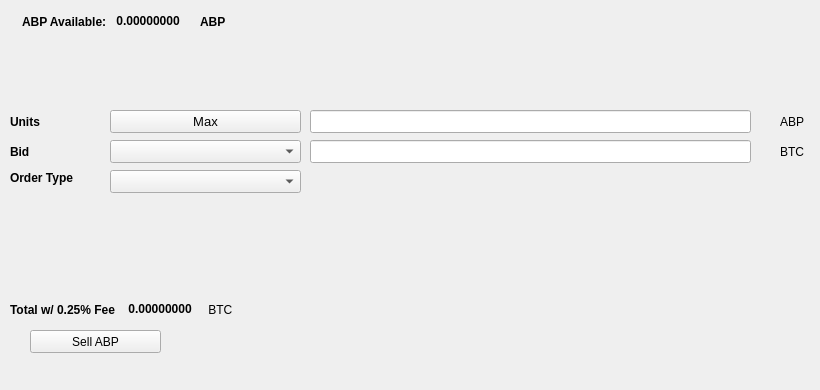
   <widget class="QWidget" name="SellTab">
    <attribute name="title">
     <string>Sell</string>
    </attribute>
    <widget class="QLabel" name="label_16">
     <property name="geometry">
      <rect>
       <x>780</x>
       <y>140</y>
       <width>31</width>
       <height>23</height>
      </rect>
     </property>
     <property name="text">
      <string>BTC</string>
     </property>
    </widget>
    <widget class="QComboBox" name="SellBidcomboBox">
     <property name="geometry">
      <rect>
       <x>110</x>
       <y>140</y>
       <width>191</width>
       <height>23</height>
      </rect>
     </property>
     <property name="font">
      <font>
       <pointsize>10</pointsize>
      </font>
     </property>
    </widget>
    <widget class="QLabel" name="label_18">
     <property name="geometry">
      <rect>
       <x>10</x>
       <y>110</y>
       <width>46</width>
       <height>23</height>
      </rect>
     </property>
     <property name="font">
      <font>
       <weight>75</weight>
       <bold>true</bold>
      </font>
     </property>
     <property name="text">
      <string>Units</string>
     </property>
    </widget>
    <widget class="QPushButton" name="Sell_Max_Amount">
     <property name="geometry">
      <rect>
       <x>110</x>
       <y>110</y>
       <width>191</width>
       <height>23</height>
      </rect>
     </property>
     <property name="font">
      <font>
       <pointsize>10</pointsize>
      </font>
     </property>
     <property name="text">
      <string>Max</string>
     </property>
    </widget>
    <widget class="QLabel" name="label_20">
     <property name="geometry">
      <rect>
       <x>10</x>
       <y>170</y>
       <width>91</width>
       <height>16</height>
      </rect>
     </property>
     <property name="font">
      <font>
       <weight>75</weight>
       <bold>true</bold>
      </font>
     </property>
     <property name="text">
      <string>Order Type</string>
     </property>
    </widget>
    <widget class="QComboBox" name="SellOrdertypeCombo">
     <property name="geometry">
      <rect>
       <x>110</x>
       <y>170</y>
       <width>191</width>
       <height>23</height>
      </rect>
     </property>
     <property name="font">
      <font>
       <pointsize>10</pointsize>
      </font>
     </property>
    </widget>
    <widget class="QLabel" name="label_21">
     <property name="geometry">
      <rect>
       <x>10</x>
       <y>140</y>
       <width>46</width>
       <height>23</height>
      </rect>
     </property>
     <property name="font">
      <font>
       <weight>75</weight>
       <bold>true</bold>
      </font>
     </property>
     <property name="text">
      <string>Bid</string>
     </property>
    </widget>
    <widget class="QLabel" name="label_22">
     <property name="geometry">
      <rect>
       <x>780</x>
       <y>110</y>
       <width>31</width>
       <height>23</height>
      </rect>
     </property>
     <property name="text">
      <string>ABP</string>
     </property>
    </widget>
    <widget class="QLineEdit" name="UnitsInputABP">
     <property name="geometry">
      <rect>
       <x>310</x>
       <y>110</y>
       <width>441</width>
       <height>23</height>
      </rect>
     </property>
     <property name="font">
      <font>
       <pointsize>9</pointsize>
       <weight>75</weight>
       <bold>true</bold>
      </font>
     </property>
    </widget>
    <widget class="QLineEdit" name="SellBidPriceEdit">
     <property name="geometry">
      <rect>
       <x>310</x>
       <y>140</y>
       <width>441</width>
       <height>23</height>
      </rect>
     </property>
     <property name="font">
      <font>
       <pointsize>9</pointsize>
       <weight>75</weight>
       <bold>true</bold>
      </font>
     </property>
    </widget>
    <widget class="QPushButton" name="SellABPBTN">
     <property name="geometry">
      <rect>
       <x>30</x>
       <y>330</y>
       <width>131</width>
       <height>23</height>
      </rect>
     </property>
     <property name="text">
      <string>Sell ABP</string>
     </property>
     <property name="icon">
      <iconset resource="../abp">
       <normaloff>:/icons/bitcoin</normaloff>:/icons/bitcoin</iconset>
     </property>
    </widget>
    <widget class="QWidget" name="layoutWidget3">
     <property name="geometry">
      <rect>
       <x>22</x>
       <y>12</y>
       <width>258</width>
       <height>19</height>
      </rect>
     </property>
     <layout class="QHBoxLayout" name="horizontalLayout">
      <item>
       <widget class="QLabel" name="label232_2">
        <property name="font">
         <font>
          <weight>75</weight>
          <bold>true</bold>
         </font>
        </property>
        <property name="text">
         <string>ABP Available:</string>
        </property>
       </widget>
      </item>
      <item>
       <widget class="QLabel" name="ABPAvailableLabel">
        <property name="palette">
         <palette>
          <active>
           <colorrole role="WindowText">
            <brush brushstyle="SolidPattern">
             <color alpha="255">
              <red>0</red>
              <green>0</green>
              <blue>0</blue>
             </color>
            </brush>
           </colorrole>
           <colorrole role="Button">
            <brush brushstyle="SolidPattern">
             <color alpha="255">
              <red>0</red>
              <green>170</green>
              <blue>0</blue>
             </color>
            </brush>
           </colorrole>
           <colorrole role="Light">
            <brush brushstyle="SolidPattern">
             <color alpha="255">
              <red>0</red>
              <green>255</green>
              <blue>0</blue>
             </color>
            </brush>
           </colorrole>
           <colorrole role="Midlight">
            <brush brushstyle="SolidPattern">
             <color alpha="255">
              <red>0</red>
              <green>212</green>
              <blue>0</blue>
             </color>
            </brush>
           </colorrole>
           <colorrole role="Dark">
            <brush brushstyle="SolidPattern">
             <color alpha="255">
              <red>0</red>
              <green>85</green>
              <blue>0</blue>
             </color>
            </brush>
           </colorrole>
           <colorrole role="Mid">
            <brush brushstyle="SolidPattern">
             <color alpha="255">
              <red>0</red>
              <green>113</green>
              <blue>0</blue>
             </color>
            </brush>
           </colorrole>
           <colorrole role="Text">
            <brush brushstyle="SolidPattern">
             <color alpha="255">
              <red>0</red>
              <green>170</green>
              <blue>0</blue>
             </color>
            </brush>
           </colorrole>
           <colorrole role="BrightText">
            <brush brushstyle="SolidPattern">
             <color alpha="255">
              <red>255</red>
              <green>255</green>
              <blue>255</blue>
             </color>
            </brush>
           </colorrole>
           <colorrole role="ButtonText">
            <brush brushstyle="SolidPattern">
             <color alpha="255">
              <red>0</red>
              <green>0</green>
              <blue>0</blue>
             </color>
            </brush>
           </colorrole>
           <colorrole role="Base">
            <brush brushstyle="SolidPattern">
             <color alpha="255">
              <red>255</red>
              <green>255</green>
              <blue>255</blue>
             </color>
            </brush>
           </colorrole>
           <colorrole role="Window">
            <brush brushstyle="SolidPattern">
             <color alpha="255">
              <red>0</red>
              <green>170</green>
              <blue>0</blue>
             </color>
            </brush>
           </colorrole>
           <colorrole role="Shadow">
            <brush brushstyle="SolidPattern">
             <color alpha="255">
              <red>0</red>
              <green>0</green>
              <blue>0</blue>
             </color>
            </brush>
           </colorrole>
           <colorrole role="AlternateBase">
            <brush brushstyle="SolidPattern">
             <color alpha="255">
              <red>127</red>
              <green>212</green>
              <blue>127</blue>
             </color>
            </brush>
           </colorrole>
           <colorrole role="ToolTipBase">
            <brush brushstyle="SolidPattern">
             <color alpha="255">
              <red>255</red>
              <green>255</green>
              <blue>220</blue>
             </color>
            </brush>
           </colorrole>
           <colorrole role="ToolTipText">
            <brush brushstyle="SolidPattern">
             <color alpha="255">
              <red>0</red>
              <green>0</green>
              <blue>0</blue>
             </color>
            </brush>
           </colorrole>
          </active>
          <inactive>
           <colorrole role="WindowText">
            <brush brushstyle="SolidPattern">
             <color alpha="255">
              <red>0</red>
              <green>0</green>
              <blue>0</blue>
             </color>
            </brush>
           </colorrole>
           <colorrole role="Button">
            <brush brushstyle="SolidPattern">
             <color alpha="255">
              <red>0</red>
              <green>170</green>
              <blue>0</blue>
             </color>
            </brush>
           </colorrole>
           <colorrole role="Light">
            <brush brushstyle="SolidPattern">
             <color alpha="255">
              <red>0</red>
              <green>255</green>
              <blue>0</blue>
             </color>
            </brush>
           </colorrole>
           <colorrole role="Midlight">
            <brush brushstyle="SolidPattern">
             <color alpha="255">
              <red>0</red>
              <green>212</green>
              <blue>0</blue>
             </color>
            </brush>
           </colorrole>
           <colorrole role="Dark">
            <brush brushstyle="SolidPattern">
             <color alpha="255">
              <red>0</red>
              <green>85</green>
              <blue>0</blue>
             </color>
            </brush>
           </colorrole>
           <colorrole role="Mid">
            <brush brushstyle="SolidPattern">
             <color alpha="255">
              <red>0</red>
              <green>113</green>
              <blue>0</blue>
             </color>
            </brush>
           </colorrole>
           <colorrole role="Text">
            <brush brushstyle="SolidPattern">
             <color alpha="255">
              <red>0</red>
              <green>170</green>
              <blue>0</blue>
             </color>
            </brush>
           </colorrole>
           <colorrole role="BrightText">
            <brush brushstyle="SolidPattern">
             <color alpha="255">
              <red>255</red>
              <green>255</green>
              <blue>255</blue>
             </color>
            </brush>
           </colorrole>
           <colorrole role="ButtonText">
            <brush brushstyle="SolidPattern">
             <color alpha="255">
              <red>0</red>
              <green>0</green>
              <blue>0</blue>
             </color>
            </brush>
           </colorrole>
           <colorrole role="Base">
            <brush brushstyle="SolidPattern">
             <color alpha="255">
              <red>255</red>
              <green>255</green>
              <blue>255</blue>
             </color>
            </brush>
           </colorrole>
           <colorrole role="Window">
            <brush brushstyle="SolidPattern">
             <color alpha="255">
              <red>0</red>
              <green>170</green>
              <blue>0</blue>
             </color>
            </brush>
           </colorrole>
           <colorrole role="Shadow">
            <brush brushstyle="SolidPattern">
             <color alpha="255">
              <red>0</red>
              <green>0</green>
              <blue>0</blue>
             </color>
            </brush>
           </colorrole>
           <colorrole role="AlternateBase">
            <brush brushstyle="SolidPattern">
             <color alpha="255">
              <red>127</red>
              <green>212</green>
              <blue>127</blue>
             </color>
            </brush>
           </colorrole>
           <colorrole role="ToolTipBase">
            <brush brushstyle="SolidPattern">
             <color alpha="255">
              <red>255</red>
              <green>255</green>
              <blue>220</blue>
             </color>
            </brush>
           </colorrole>
           <colorrole role="ToolTipText">
            <brush brushstyle="SolidPattern">
             <color alpha="255">
              <red>0</red>
              <green>0</green>
              <blue>0</blue>
             </color>
            </brush>
           </colorrole>
          </inactive>
          <disabled>
           <colorrole role="WindowText">
            <brush brushstyle="SolidPattern">
             <color alpha="255">
              <red>0</red>
              <green>85</green>
              <blue>0</blue>
             </color>
            </brush>
           </colorrole>
           <colorrole role="Button">
            <brush brushstyle="SolidPattern">
             <color alpha="255">
              <red>0</red>
              <green>170</green>
              <blue>0</blue>
             </color>
            </brush>
           </colorrole>
           <colorrole role="Light">
            <brush brushstyle="SolidPattern">
             <color alpha="255">
              <red>0</red>
              <green>255</green>
              <blue>0</blue>
             </color>
            </brush>
           </colorrole>
           <colorrole role="Midlight">
            <brush brushstyle="SolidPattern">
             <color alpha="255">
              <red>0</red>
              <green>212</green>
              <blue>0</blue>
             </color>
            </brush>
           </colorrole>
           <colorrole role="Dark">
            <brush brushstyle="SolidPattern">
             <color alpha="255">
              <red>0</red>
              <green>85</green>
              <blue>0</blue>
             </color>
            </brush>
           </colorrole>
           <colorrole role="Mid">
            <brush brushstyle="SolidPattern">
             <color alpha="255">
              <red>0</red>
              <green>113</green>
              <blue>0</blue>
             </color>
            </brush>
           </colorrole>
           <colorrole role="Text">
            <brush brushstyle="SolidPattern">
             <color alpha="255">
              <red>0</red>
              <green>85</green>
              <blue>0</blue>
             </color>
            </brush>
           </colorrole>
           <colorrole role="BrightText">
            <brush brushstyle="SolidPattern">
             <color alpha="255">
              <red>255</red>
              <green>255</green>
              <blue>255</blue>
             </color>
            </brush>
           </colorrole>
           <colorrole role="ButtonText">
            <brush brushstyle="SolidPattern">
             <color alpha="255">
              <red>0</red>
              <green>85</green>
              <blue>0</blue>
             </color>
            </brush>
           </colorrole>
           <colorrole role="Base">
            <brush brushstyle="SolidPattern">
             <color alpha="255">
              <red>0</red>
              <green>170</green>
              <blue>0</blue>
             </color>
            </brush>
           </colorrole>
           <colorrole role="Window">
            <brush brushstyle="SolidPattern">
             <color alpha="255">
              <red>0</red>
              <green>170</green>
              <blue>0</blue>
             </color>
            </brush>
           </colorrole>
           <colorrole role="Shadow">
            <brush brushstyle="SolidPattern">
             <color alpha="255">
              <red>0</red>
              <green>0</green>
              <blue>0</blue>
             </color>
            </brush>
           </colorrole>
           <colorrole role="AlternateBase">
            <brush brushstyle="SolidPattern">
             <color alpha="255">
              <red>0</red>
              <green>170</green>
              <blue>0</blue>
             </color>
            </brush>
           </colorrole>
           <colorrole role="ToolTipBase">
            <brush brushstyle="SolidPattern">
             <color alpha="255">
              <red>255</red>
              <green>255</green>
              <blue>220</blue>
             </color>
            </brush>
           </colorrole>
           <colorrole role="ToolTipText">
            <brush brushstyle="SolidPattern">
             <color alpha="255">
              <red>0</red>
              <green>0</green>
              <blue>0</blue>
             </color>
            </brush>
           </colorrole>
          </disabled>
         </palette>
        </property>
        <property name="font">
         <font>
          <weight>75</weight>
          <bold>true</bold>
         </font>
        </property>
        <property name="text">
         <string> 0.00000000 </string>
        </property>
        <property name="textInteractionFlags">
         <set>Qt::LinksAccessibleByMouse|Qt::TextSelectableByKeyboard|Qt::TextSelectableByMouse</set>
        </property>
       </widget>
      </item>
      <item>
       <widget class="QLabel" name="labelABP">
        <property name="font">
         <font>
          <weight>75</weight>
          <bold>true</bold>
         </font>
        </property>
        <property name="text">
         <string>ABP</string>
        </property>
       </widget>
      </item>
     </layout>
    </widget>
    <widget class="QWidget" name="layoutWidget">
     <property name="geometry">
      <rect>
       <x>10</x>
       <y>300</y>
       <width>268</width>
       <height>19</height>
      </rect>
     </property>
     <layout class="QHBoxLayout" name="horizontalLayout_2">
      <item>
       <widget class="QLabel" name="label_19">
        <property name="font">
         <font>
          <weight>75</weight>
          <bold>true</bold>
         </font>
        </property>
        <property name="text">
         <string>Total w/ 0.25% Fee </string>
        </property>
       </widget>
      </item>
      <item>
       <widget class="QLabel" name="SellCostLabel">
        <property name="palette">
         <palette>
          <active>
           <colorrole role="WindowText">
            <brush brushstyle="SolidPattern">
             <color alpha="255">
              <red>0</red>
              <green>0</green>
              <blue>0</blue>
             </color>
            </brush>
           </colorrole>
           <colorrole role="Button">
            <brush brushstyle="SolidPattern">
             <color alpha="255">
              <red>0</red>
              <green>170</green>
              <blue>0</blue>
             </color>
            </brush>
           </colorrole>
           <colorrole role="Light">
            <brush brushstyle="SolidPattern">
             <color alpha="255">
              <red>0</red>
              <green>255</green>
              <blue>0</blue>
             </color>
            </brush>
           </colorrole>
           <colorrole role="Midlight">
            <brush brushstyle="SolidPattern">
             <color alpha="255">
              <red>0</red>
              <green>212</green>
              <blue>0</blue>
             </color>
            </brush>
           </colorrole>
           <colorrole role="Dark">
            <brush brushstyle="SolidPattern">
             <color alpha="255">
              <red>0</red>
              <green>85</green>
              <blue>0</blue>
             </color>
            </brush>
           </colorrole>
           <colorrole role="Mid">
            <brush brushstyle="SolidPattern">
             <color alpha="255">
              <red>0</red>
              <green>113</green>
              <blue>0</blue>
             </color>
            </brush>
           </colorrole>
           <colorrole role="Text">
            <brush brushstyle="SolidPattern">
             <color alpha="255">
              <red>0</red>
              <green>170</green>
              <blue>0</blue>
             </color>
            </brush>
           </colorrole>
           <colorrole role="BrightText">
            <brush brushstyle="SolidPattern">
             <color alpha="255">
              <red>255</red>
              <green>255</green>
              <blue>255</blue>
             </color>
            </brush>
           </colorrole>
           <colorrole role="ButtonText">
            <brush brushstyle="SolidPattern">
             <color alpha="255">
              <red>0</red>
              <green>0</green>
              <blue>0</blue>
             </color>
            </brush>
           </colorrole>
           <colorrole role="Base">
            <brush brushstyle="SolidPattern">
             <color alpha="255">
              <red>255</red>
              <green>255</green>
              <blue>255</blue>
             </color>
            </brush>
           </colorrole>
           <colorrole role="Window">
            <brush brushstyle="SolidPattern">
             <color alpha="255">
              <red>0</red>
              <green>170</green>
              <blue>0</blue>
             </color>
            </brush>
           </colorrole>
           <colorrole role="Shadow">
            <brush brushstyle="SolidPattern">
             <color alpha="255">
              <red>0</red>
              <green>0</green>
              <blue>0</blue>
             </color>
            </brush>
           </colorrole>
           <colorrole role="AlternateBase">
            <brush brushstyle="SolidPattern">
             <color alpha="255">
              <red>127</red>
              <green>212</green>
              <blue>127</blue>
             </color>
            </brush>
           </colorrole>
           <colorrole role="ToolTipBase">
            <brush brushstyle="SolidPattern">
             <color alpha="255">
              <red>255</red>
              <green>255</green>
              <blue>220</blue>
             </color>
            </brush>
           </colorrole>
           <colorrole role="ToolTipText">
            <brush brushstyle="SolidPattern">
             <color alpha="255">
              <red>0</red>
              <green>0</green>
              <blue>0</blue>
             </color>
            </brush>
           </colorrole>
          </active>
          <inactive>
           <colorrole role="WindowText">
            <brush brushstyle="SolidPattern">
             <color alpha="255">
              <red>0</red>
              <green>0</green>
              <blue>0</blue>
             </color>
            </brush>
           </colorrole>
           <colorrole role="Button">
            <brush brushstyle="SolidPattern">
             <color alpha="255">
              <red>0</red>
              <green>170</green>
              <blue>0</blue>
             </color>
            </brush>
           </colorrole>
           <colorrole role="Light">
            <brush brushstyle="SolidPattern">
             <color alpha="255">
              <red>0</red>
              <green>255</green>
              <blue>0</blue>
             </color>
            </brush>
           </colorrole>
           <colorrole role="Midlight">
            <brush brushstyle="SolidPattern">
             <color alpha="255">
              <red>0</red>
              <green>212</green>
              <blue>0</blue>
             </color>
            </brush>
           </colorrole>
           <colorrole role="Dark">
            <brush brushstyle="SolidPattern">
             <color alpha="255">
              <red>0</red>
              <green>85</green>
              <blue>0</blue>
             </color>
            </brush>
           </colorrole>
           <colorrole role="Mid">
            <brush brushstyle="SolidPattern">
             <color alpha="255">
              <red>0</red>
              <green>113</green>
              <blue>0</blue>
             </color>
            </brush>
           </colorrole>
           <colorrole role="Text">
            <brush brushstyle="SolidPattern">
             <color alpha="255">
              <red>0</red>
              <green>170</green>
              <blue>0</blue>
             </color>
            </brush>
           </colorrole>
           <colorrole role="BrightText">
            <brush brushstyle="SolidPattern">
             <color alpha="255">
              <red>255</red>
              <green>255</green>
              <blue>255</blue>
             </color>
            </brush>
           </colorrole>
           <colorrole role="ButtonText">
            <brush brushstyle="SolidPattern">
             <color alpha="255">
              <red>0</red>
              <green>0</green>
              <blue>0</blue>
             </color>
            </brush>
           </colorrole>
           <colorrole role="Base">
            <brush brushstyle="SolidPattern">
             <color alpha="255">
              <red>255</red>
              <green>255</green>
              <blue>255</blue>
             </color>
            </brush>
           </colorrole>
           <colorrole role="Window">
            <brush brushstyle="SolidPattern">
             <color alpha="255">
              <red>0</red>
              <green>170</green>
              <blue>0</blue>
             </color>
            </brush>
           </colorrole>
           <colorrole role="Shadow">
            <brush brushstyle="SolidPattern">
             <color alpha="255">
              <red>0</red>
              <green>0</green>
              <blue>0</blue>
             </color>
            </brush>
           </colorrole>
           <colorrole role="AlternateBase">
            <brush brushstyle="SolidPattern">
             <color alpha="255">
              <red>127</red>
              <green>212</green>
              <blue>127</blue>
             </color>
            </brush>
           </colorrole>
           <colorrole role="ToolTipBase">
            <brush brushstyle="SolidPattern">
             <color alpha="255">
              <red>255</red>
              <green>255</green>
              <blue>220</blue>
             </color>
            </brush>
           </colorrole>
           <colorrole role="ToolTipText">
            <brush brushstyle="SolidPattern">
             <color alpha="255">
              <red>0</red>
              <green>0</green>
              <blue>0</blue>
             </color>
            </brush>
           </colorrole>
          </inactive>
          <disabled>
           <colorrole role="WindowText">
            <brush brushstyle="SolidPattern">
             <color alpha="255">
              <red>0</red>
              <green>85</green>
              <blue>0</blue>
             </color>
            </brush>
           </colorrole>
           <colorrole role="Button">
            <brush brushstyle="SolidPattern">
             <color alpha="255">
              <red>0</red>
              <green>170</green>
              <blue>0</blue>
             </color>
            </brush>
           </colorrole>
           <colorrole role="Light">
            <brush brushstyle="SolidPattern">
             <color alpha="255">
              <red>0</red>
              <green>255</green>
              <blue>0</blue>
             </color>
            </brush>
           </colorrole>
           <colorrole role="Midlight">
            <brush brushstyle="SolidPattern">
             <color alpha="255">
              <red>0</red>
              <green>212</green>
              <blue>0</blue>
             </color>
            </brush>
           </colorrole>
           <colorrole role="Dark">
            <brush brushstyle="SolidPattern">
             <color alpha="255">
              <red>0</red>
              <green>85</green>
              <blue>0</blue>
             </color>
            </brush>
           </colorrole>
           <colorrole role="Mid">
            <brush brushstyle="SolidPattern">
             <color alpha="255">
              <red>0</red>
              <green>113</green>
              <blue>0</blue>
             </color>
            </brush>
           </colorrole>
           <colorrole role="Text">
            <brush brushstyle="SolidPattern">
             <color alpha="255">
              <red>0</red>
              <green>85</green>
              <blue>0</blue>
             </color>
            </brush>
           </colorrole>
           <colorrole role="BrightText">
            <brush brushstyle="SolidPattern">
             <color alpha="255">
              <red>255</red>
              <green>255</green>
              <blue>255</blue>
             </color>
            </brush>
           </colorrole>
           <colorrole role="ButtonText">
            <brush brushstyle="SolidPattern">
             <color alpha="255">
              <red>0</red>
              <green>85</green>
              <blue>0</blue>
             </color>
            </brush>
           </colorrole>
           <colorrole role="Base">
            <brush brushstyle="SolidPattern">
             <color alpha="255">
              <red>0</red>
              <green>170</green>
              <blue>0</blue>
             </color>
            </brush>
           </colorrole>
           <colorrole role="Window">
            <brush brushstyle="SolidPattern">
             <color alpha="255">
              <red>0</red>
              <green>170</green>
              <blue>0</blue>
             </color>
            </brush>
           </colorrole>
           <colorrole role="Shadow">
            <brush brushstyle="SolidPattern">
             <color alpha="255">
              <red>0</red>
              <green>0</green>
              <blue>0</blue>
             </color>
            </brush>
           </colorrole>
           <colorrole role="AlternateBase">
            <brush brushstyle="SolidPattern">
             <color alpha="255">
              <red>0</red>
              <green>170</green>
              <blue>0</blue>
             </color>
            </brush>
           </colorrole>
           <colorrole role="ToolTipBase">
            <brush brushstyle="SolidPattern">
             <color alpha="255">
              <red>255</red>
              <green>255</green>
              <blue>220</blue>
             </color>
            </brush>
           </colorrole>
           <colorrole role="ToolTipText">
            <brush brushstyle="SolidPattern">
             <color alpha="255">
              <red>0</red>
              <green>0</green>
              <blue>0</blue>
             </color>
            </brush>
           </colorrole>
          </disabled>
         </palette>
        </property>
        <property name="font">
         <font>
          <weight>75</weight>
          <bold>true</bold>
         </font>
        </property>
        <property name="autoFillBackground">
         <bool>false</bool>
        </property>
        <property name="text">
         <string> 0.00000000</string>
        </property>
        <property name="textInteractionFlags">
         <set>Qt::LinksAccessibleByMouse|Qt::TextSelectableByMouse</set>
        </property>
       </widget>
      </item>
      <item>
       <widget class="QLabel" name="label_17">
        <property name="font">
         <font>
          <weight>50</weight>
          <bold>false</bold>
         </font>
        </property>
        <property name="text">
         <string> BTC</string>
        </property>
       </widget>
      </item>
     </layout>
    </widget>
    <widget class="QLabel" name="label_23">
     <property name="geometry">
      <rect>
       <x>460</x>
       <y>300</y>
       <width>281</width>
       <height>81</height>
      </rect>
     </property>
     <property name="text">
      <string/>
     </property>
     <property name="pixmap">
      <pixmap>:/images/bittrex</pixmap>
     </property>
    </widget>
   </widget>
